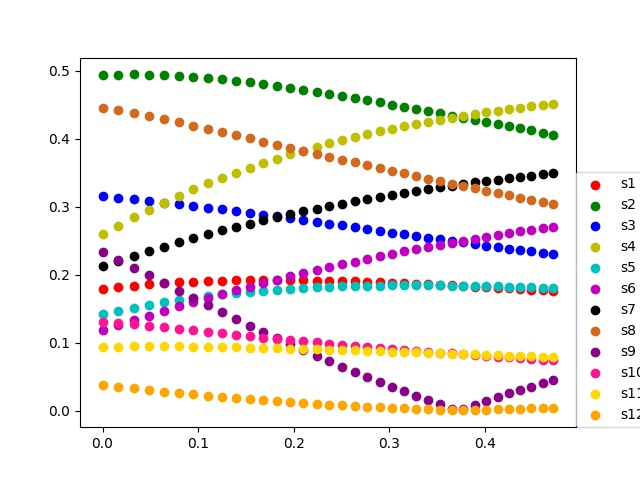

Python code for this plot:
import os
from numpy import *
# 需导入要用到的库文件
import numpy as np  # 数组相关的库
import matplotlib.pyplot as plt  # 绘图库




def plot_curve(filename):
    import pandas as pd     #引入pandas包
    data=pd.read_table(filename
                        ,sep='\t')     #读入txt文件，分隔符为\t
    strain = data["1_ln(V)"].mean()
    s1 = data["1_S[0_0.7_-0.7](0.6_0.6_0.6)"].mean()
    s2 = data["2_S[-0.7_0_0.7](0.6_0.6_0.6)"].mean()
    s3 = data["3_S[0.7_-0.7_0](0.6_0.6_0.6)"].mean()
    s4 = data["4_S[0_-0.7_-0.7](-0.6_-0.6_0.6)"].mean()
    s5 = data["5_S[0.7_0_0.7](-0.6_-0.6_0.6)"].mean()
    s6 = data["6_S[-0.7_0.7_0](-0.6_-0.6_0.6)"].mean()
    s7 = data["7_S[0_-0.7_0.7](0.6_-0.6_-0.6)"].mean()
    s8 = data["8_S[-0.7_0_-0.7](0.6_-0.6_-0.6)"].mean()
    s9 = data["9_S[0.7_0.7_0](0.6_-0.6_-0.6)"].mean()
    s10 = data["10_S[0_0.7_0.7](-0.6_0.6_-0.6)"].mean()
    s11 = data["11_S[0.7_0_-0.7](-0.6_0.6_-0.6)"].mean()
    s12 = data["12_S[-0.7_-0.7_0](-0.6_0.6_-0.6)"].mean()

    schmidlist = [s1,s2,s3,s4,s5,s6,s7,s8,s9,s10,s11,s12]
    colorlist = ['r', 'g', 'b', 'y', 'c', 'm', 'k','chocolate','darkmagenta','deeppink','gold','orange']
    for i  in range(len(schmidlist)):
        plt.scatter(strain, schmidlist[i],color=colorlist[i])





if __name__ == '__main__':
    path = "/Users/yangjiyi/master/research/damask/test4/test4/post3/postProc/"  # 文件夹目录
    files = os.listdir(path)
    for file in files:
        filename = path+file
        plot_curve(filename)
    plt.legend(["s1","s2","s3","s4","s5","s6","s7","s8","s9","s10","s11","s12"],bbox_to_anchor=(1,0),loc =3,borderaxespad=0)
    plt.savefig("schmidfactor.jpg")
    plt.show()




